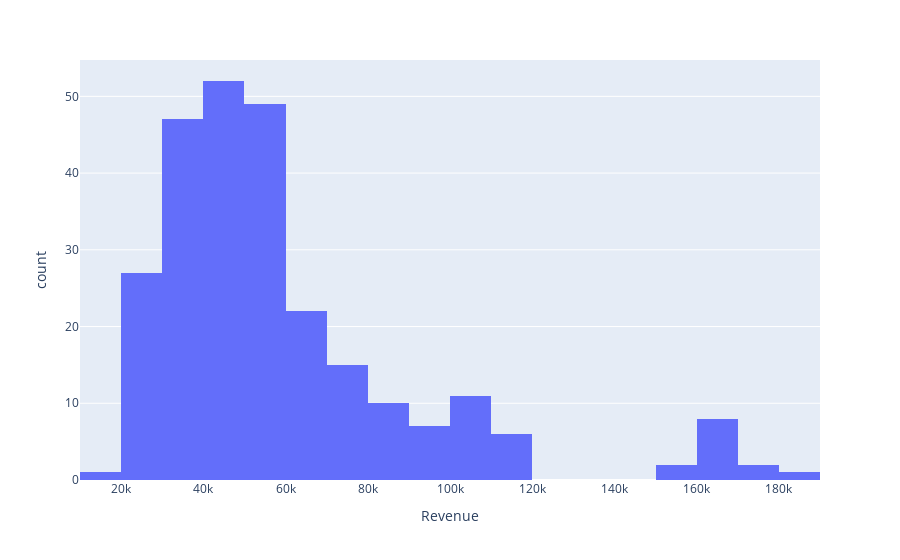
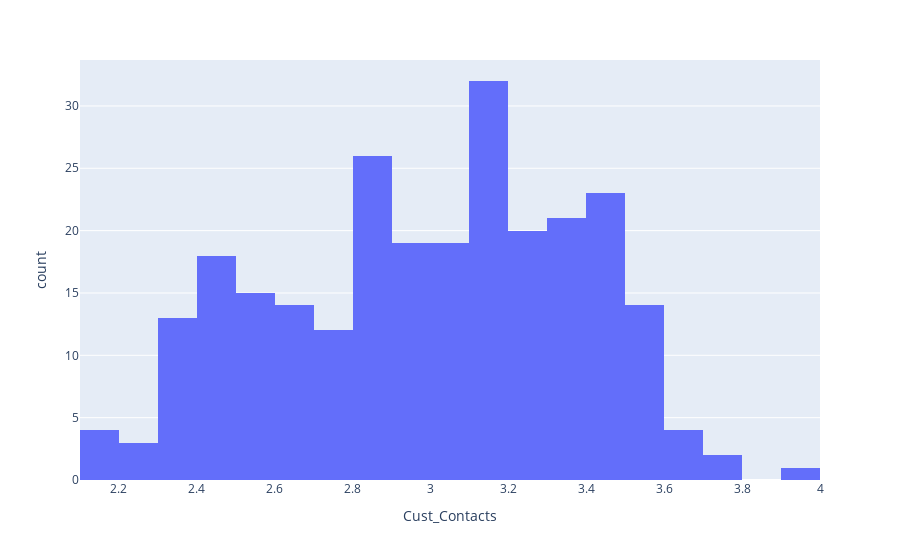
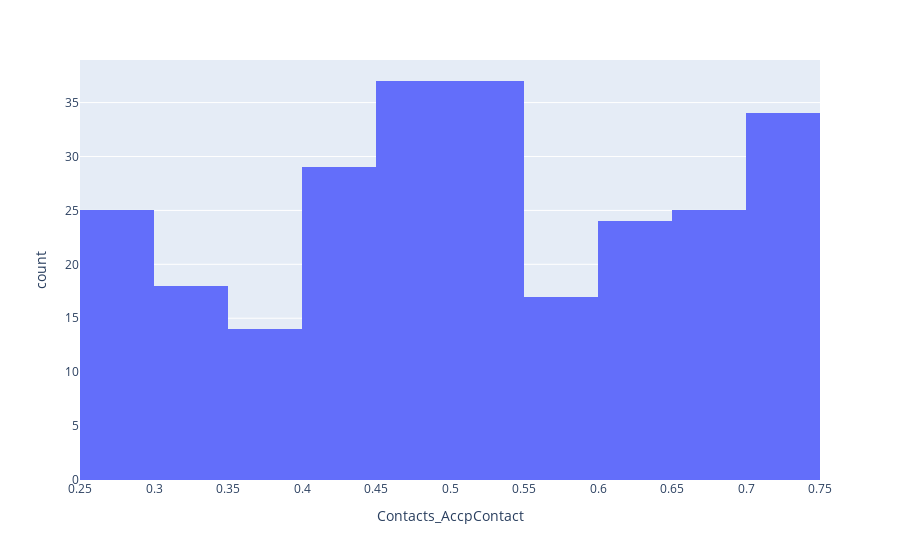

The code cell stored with these charts, in order, in its notebook:
### Code cell
# distribution plots
for i in ['Revenue', 'Cust_Contacts', 'Contacts_AccpContact']:
    fig = px.histogram(df_alt, x=i, hover_data=df.columns)
    fig.show()

### Figure 1 — Plotly figure (JSON) as saved in the notebook; plotly's stock layout.template omitted (floating-point values rounded to 4 significant figures; data arrays with more than 128 entries replaced by an {"elided": "..."} marker saying what was removed)
{"data": [{"alignmentgroup": "True", "bingroup": "x", "hovertemplate": "Revenue=%{x}<br>count=%{y}<extra></extra>", "legendgroup": "", "marker": {"color": "#636efa", "pattern": {"shape": ""}}, "name": "", "offsetgroup": "", "orientation": "v", "showlegend": false, "type": "histogram", "x": {"elided": "260 int values"}, "xaxis": "x", "yaxis": "y"}], "layout": {"barmode": "relative", "legend": {"tracegroupgap": 0}, "margin": {"t": 60}, "xaxis": {"anchor": "y", "domain": [0, 1], "title": {"text": "Revenue"}}, "yaxis": {"anchor": "x", "domain": [0, 1], "title": {"text": "count"}}}}

### Figure 2 — Plotly figure (JSON) as saved in the notebook; plotly's stock layout.template omitted (floating-point values rounded to 4 significant figures; data arrays with more than 128 entries replaced by an {"elided": "..."} marker saying what was removed)
{"data": [{"alignmentgroup": "True", "bingroup": "x", "hovertemplate": "Cust_Contacts=%{x}<br>count=%{y}<extra></extra>", "legendgroup": "", "marker": {"color": "#636efa", "pattern": {"shape": ""}}, "name": "", "offsetgroup": "", "orientation": "v", "showlegend": false, "type": "histogram", "x": {"elided": "260 float values"}, "xaxis": "x", "yaxis": "y"}], "layout": {"barmode": "relative", "legend": {"tracegroupgap": 0}, "margin": {"t": 60}, "xaxis": {"anchor": "y", "domain": [0, 1], "title": {"text": "Cust_Contacts"}}, "yaxis": {"anchor": "x", "domain": [0, 1], "title": {"text": "count"}}}}

### Figure 3 — Plotly figure (JSON) as saved in the notebook; plotly's stock layout.template omitted (floating-point values rounded to 4 significant figures; data arrays with more than 128 entries replaced by an {"elided": "..."} marker saying what was removed)
{"data": [{"alignmentgroup": "True", "bingroup": "x", "hovertemplate": "Contacts_AccpContact=%{x}<br>count=%{y}<extra></extra>", "legendgroup": "", "marker": {"color": "#636efa", "pattern": {"shape": ""}}, "name": "", "offsetgroup": "", "orientation": "v", "showlegend": false, "type": "histogram", "x": {"elided": "260 float values"}, "xaxis": "x", "yaxis": "y"}], "layout": {"barmode": "relative", "legend": {"tracegroupgap": 0}, "margin": {"t": 60}, "xaxis": {"anchor": "y", "domain": [0, 1], "title": {"text": "Contacts_AccpContact"}}, "yaxis": {"anchor": "x", "domain": [0, 1], "title": {"text": "count"}}}}
